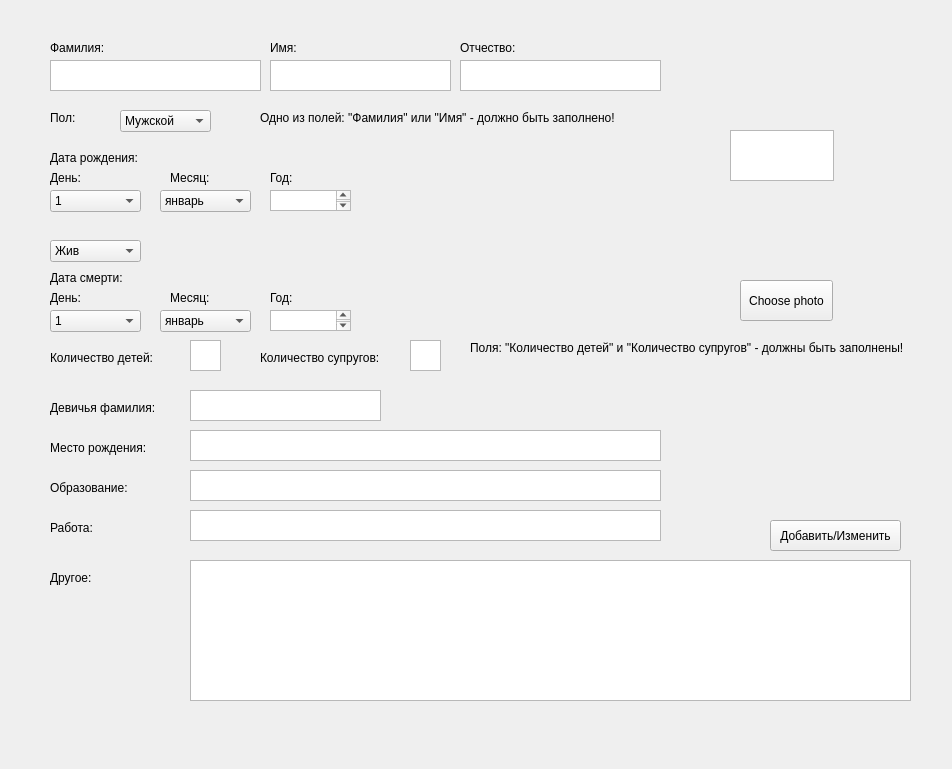
<?xml version="1.0" encoding="UTF-8"?>
<ui version="4.0">
 <class>personwindow</class>
 <widget class="QWidget" name="personwindow">
  <property name="geometry">
   <rect>
    <x>0</x>
    <y>0</y>
    <width>952</width>
    <height>769</height>
   </rect>
  </property>
  <property name="windowTitle">
   <string>Form</string>
  </property>
  <widget class="QLabel" name="label">
   <property name="geometry">
    <rect>
     <x>50</x>
     <y>150</y>
     <width>101</width>
     <height>16</height>
    </rect>
   </property>
   <property name="text">
    <string>Дата рождения:</string>
   </property>
  </widget>
  <widget class="QLabel" name="label_2">
   <property name="geometry">
    <rect>
     <x>50</x>
     <y>270</y>
     <width>81</width>
     <height>16</height>
    </rect>
   </property>
   <property name="text">
    <string>Дата смерти:</string>
   </property>
  </widget>
  <widget class="QLabel" name="label_4">
   <property name="geometry">
    <rect>
     <x>50</x>
     <y>400</y>
     <width>111</width>
     <height>16</height>
    </rect>
   </property>
   <property name="text">
    <string>Девичья фамилия:</string>
   </property>
  </widget>
  <widget class="QLabel" name="label_5">
   <property name="geometry">
    <rect>
     <x>50</x>
     <y>440</y>
     <width>111</width>
     <height>16</height>
    </rect>
   </property>
   <property name="text">
    <string>Место рождения:</string>
   </property>
  </widget>
  <widget class="QLabel" name="label_6">
   <property name="geometry">
    <rect>
     <x>50</x>
     <y>480</y>
     <width>91</width>
     <height>16</height>
    </rect>
   </property>
   <property name="text">
    <string>Образование:</string>
   </property>
  </widget>
  <widget class="QLabel" name="label_7">
   <property name="geometry">
    <rect>
     <x>50</x>
     <y>520</y>
     <width>51</width>
     <height>16</height>
    </rect>
   </property>
   <property name="text">
    <string>Работа:</string>
   </property>
  </widget>
  <widget class="QLabel" name="label_9">
   <property name="geometry">
    <rect>
     <x>50</x>
     <y>110</y>
     <width>31</width>
     <height>16</height>
    </rect>
   </property>
   <property name="text">
    <string>Пол:</string>
   </property>
  </widget>
  <widget class="QComboBox" name="comboBoxSex">
   <property name="geometry">
    <rect>
     <x>120</x>
     <y>110</y>
     <width>91</width>
     <height>22</height>
    </rect>
   </property>
   <item>
    <property name="text">
     <string>Мужской</string>
    </property>
   </item>
   <item>
    <property name="text">
     <string>Женский</string>
    </property>
   </item>
  </widget>
  <widget class="QTextEdit" name="textEditSurname">
   <property name="geometry">
    <rect>
     <x>50</x>
     <y>60</y>
     <width>211</width>
     <height>31</height>
    </rect>
   </property>
  </widget>
  <widget class="QLabel" name="label_11">
   <property name="geometry">
    <rect>
     <x>50</x>
     <y>40</y>
     <width>61</width>
     <height>16</height>
    </rect>
   </property>
   <property name="text">
    <string>Фамилия:</string>
   </property>
  </widget>
  <widget class="QTextEdit" name="textEditName">
   <property name="geometry">
    <rect>
     <x>270</x>
     <y>60</y>
     <width>181</width>
     <height>31</height>
    </rect>
   </property>
  </widget>
  <widget class="QComboBox" name="comboBoxDayB">
   <property name="geometry">
    <rect>
     <x>50</x>
     <y>190</y>
     <width>91</width>
     <height>22</height>
    </rect>
   </property>
   <item>
    <property name="text">
     <string>1</string>
    </property>
   </item>
   <item>
    <property name="text">
     <string>2</string>
    </property>
   </item>
   <item>
    <property name="text">
     <string>3</string>
    </property>
   </item>
   <item>
    <property name="text">
     <string>4</string>
    </property>
   </item>
   <item>
    <property name="text">
     <string>5</string>
    </property>
   </item>
   <item>
    <property name="text">
     <string>6</string>
    </property>
   </item>
   <item>
    <property name="text">
     <string>7</string>
    </property>
   </item>
   <item>
    <property name="text">
     <string>8</string>
    </property>
   </item>
   <item>
    <property name="text">
     <string>9</string>
    </property>
   </item>
   <item>
    <property name="text">
     <string>10</string>
    </property>
   </item>
   <item>
    <property name="text">
     <string>11</string>
    </property>
   </item>
   <item>
    <property name="text">
     <string>12</string>
    </property>
   </item>
   <item>
    <property name="text">
     <string>13</string>
    </property>
   </item>
   <item>
    <property name="text">
     <string>14</string>
    </property>
   </item>
   <item>
    <property name="text">
     <string>15</string>
    </property>
   </item>
   <item>
    <property name="text">
     <string>16</string>
    </property>
   </item>
   <item>
    <property name="text">
     <string>17</string>
    </property>
   </item>
   <item>
    <property name="text">
     <string>18</string>
    </property>
   </item>
   <item>
    <property name="text">
     <string>19</string>
    </property>
   </item>
   <item>
    <property name="text">
     <string>20</string>
    </property>
   </item>
   <item>
    <property name="text">
     <string>21</string>
    </property>
   </item>
   <item>
    <property name="text">
     <string>22</string>
    </property>
   </item>
   <item>
    <property name="text">
     <string>23</string>
    </property>
   </item>
   <item>
    <property name="text">
     <string>24</string>
    </property>
   </item>
   <item>
    <property name="text">
     <string>25</string>
    </property>
   </item>
   <item>
    <property name="text">
     <string>26</string>
    </property>
   </item>
   <item>
    <property name="text">
     <string>27</string>
    </property>
   </item>
   <item>
    <property name="text">
     <string>28</string>
    </property>
   </item>
   <item>
    <property name="text">
     <string>29</string>
    </property>
   </item>
   <item>
    <property name="text">
     <string>30</string>
    </property>
   </item>
   <item>
    <property name="text">
     <string>31</string>
    </property>
   </item>
  </widget>
  <widget class="QLabel" name="label_12">
   <property name="geometry">
    <rect>
     <x>50</x>
     <y>170</y>
     <width>41</width>
     <height>16</height>
    </rect>
   </property>
   <property name="text">
    <string>День:</string>
   </property>
  </widget>
  <widget class="QLabel" name="label_13">
   <property name="geometry">
    <rect>
     <x>170</x>
     <y>170</y>
     <width>51</width>
     <height>16</height>
    </rect>
   </property>
   <property name="text">
    <string>Месяц:</string>
   </property>
  </widget>
  <widget class="QLabel" name="label_14">
   <property name="geometry">
    <rect>
     <x>270</x>
     <y>170</y>
     <width>31</width>
     <height>16</height>
    </rect>
   </property>
   <property name="text">
    <string>Год:</string>
   </property>
  </widget>
  <widget class="QComboBox" name="comboBoxMonthB">
   <property name="geometry">
    <rect>
     <x>160</x>
     <y>190</y>
     <width>91</width>
     <height>22</height>
    </rect>
   </property>
   <item>
    <property name="text">
     <string>январь</string>
    </property>
   </item>
   <item>
    <property name="text">
     <string>февраль</string>
    </property>
   </item>
   <item>
    <property name="text">
     <string>март</string>
    </property>
   </item>
   <item>
    <property name="text">
     <string>апрель</string>
    </property>
   </item>
   <item>
    <property name="text">
     <string>май</string>
    </property>
   </item>
   <item>
    <property name="text">
     <string>июнь</string>
    </property>
   </item>
   <item>
    <property name="text">
     <string>июль</string>
    </property>
   </item>
   <item>
    <property name="text">
     <string>август</string>
    </property>
   </item>
   <item>
    <property name="text">
     <string>сентябрь</string>
    </property>
   </item>
   <item>
    <property name="text">
     <string>октябрь</string>
    </property>
   </item>
   <item>
    <property name="text">
     <string>ноябрь</string>
    </property>
   </item>
   <item>
    <property name="text">
     <string>декабрь</string>
    </property>
   </item>
  </widget>
  <widget class="QTextEdit" name="textEditYearB">
   <property name="geometry">
    <rect>
     <x>270</x>
     <y>190</y>
     <width>81</width>
     <height>21</height>
    </rect>
   </property>
  </widget>
  <widget class="QComboBox" name="comboBoxDayD">
   <property name="geometry">
    <rect>
     <x>50</x>
     <y>310</y>
     <width>91</width>
     <height>22</height>
    </rect>
   </property>
   <item>
    <property name="text">
     <string>1</string>
    </property>
   </item>
   <item>
    <property name="text">
     <string>2</string>
    </property>
   </item>
   <item>
    <property name="text">
     <string>3</string>
    </property>
   </item>
   <item>
    <property name="text">
     <string>4</string>
    </property>
   </item>
   <item>
    <property name="text">
     <string>5</string>
    </property>
   </item>
   <item>
    <property name="text">
     <string>6</string>
    </property>
   </item>
   <item>
    <property name="text">
     <string>7</string>
    </property>
   </item>
   <item>
    <property name="text">
     <string>8</string>
    </property>
   </item>
   <item>
    <property name="text">
     <string>9</string>
    </property>
   </item>
   <item>
    <property name="text">
     <string>10</string>
    </property>
   </item>
   <item>
    <property name="text">
     <string>11</string>
    </property>
   </item>
   <item>
    <property name="text">
     <string>12</string>
    </property>
   </item>
   <item>
    <property name="text">
     <string>13</string>
    </property>
   </item>
   <item>
    <property name="text">
     <string>14</string>
    </property>
   </item>
   <item>
    <property name="text">
     <string>15</string>
    </property>
   </item>
   <item>
    <property name="text">
     <string>16</string>
    </property>
   </item>
   <item>
    <property name="text">
     <string>17</string>
    </property>
   </item>
   <item>
    <property name="text">
     <string>18</string>
    </property>
   </item>
   <item>
    <property name="text">
     <string>19</string>
    </property>
   </item>
   <item>
    <property name="text">
     <string>20</string>
    </property>
   </item>
   <item>
    <property name="text">
     <string>21</string>
    </property>
   </item>
   <item>
    <property name="text">
     <string>22</string>
    </property>
   </item>
   <item>
    <property name="text">
     <string>23</string>
    </property>
   </item>
   <item>
    <property name="text">
     <string>24</string>
    </property>
   </item>
   <item>
    <property name="text">
     <string>25</string>
    </property>
   </item>
   <item>
    <property name="text">
     <string>26</string>
    </property>
   </item>
   <item>
    <property name="text">
     <string>27</string>
    </property>
   </item>
   <item>
    <property name="text">
     <string>28</string>
    </property>
   </item>
   <item>
    <property name="text">
     <string>29</string>
    </property>
   </item>
   <item>
    <property name="text">
     <string>30</string>
    </property>
   </item>
   <item>
    <property name="text">
     <string>31</string>
    </property>
   </item>
  </widget>
  <widget class="QComboBox" name="comboBoxMonthD">
   <property name="geometry">
    <rect>
     <x>160</x>
     <y>310</y>
     <width>91</width>
     <height>22</height>
    </rect>
   </property>
   <item>
    <property name="text">
     <string>январь</string>
    </property>
   </item>
   <item>
    <property name="text">
     <string>февраль</string>
    </property>
   </item>
   <item>
    <property name="text">
     <string>март</string>
    </property>
   </item>
   <item>
    <property name="text">
     <string>апрель</string>
    </property>
   </item>
   <item>
    <property name="text">
     <string>май</string>
    </property>
   </item>
   <item>
    <property name="text">
     <string>июнь</string>
    </property>
   </item>
   <item>
    <property name="text">
     <string>июль</string>
    </property>
   </item>
   <item>
    <property name="text">
     <string>август</string>
    </property>
   </item>
   <item>
    <property name="text">
     <string>сентябрь</string>
    </property>
   </item>
   <item>
    <property name="text">
     <string>октябрь</string>
    </property>
   </item>
   <item>
    <property name="text">
     <string>ноябрь</string>
    </property>
   </item>
   <item>
    <property name="text">
     <string>декабрь</string>
    </property>
   </item>
  </widget>
  <widget class="QLabel" name="label_15">
   <property name="geometry">
    <rect>
     <x>270</x>
     <y>290</y>
     <width>31</width>
     <height>16</height>
    </rect>
   </property>
   <property name="text">
    <string>Год:</string>
   </property>
  </widget>
  <widget class="QLabel" name="label_16">
   <property name="geometry">
    <rect>
     <x>50</x>
     <y>290</y>
     <width>41</width>
     <height>16</height>
    </rect>
   </property>
   <property name="text">
    <string>День:</string>
   </property>
  </widget>
  <widget class="QLabel" name="label_17">
   <property name="geometry">
    <rect>
     <x>170</x>
     <y>290</y>
     <width>51</width>
     <height>16</height>
    </rect>
   </property>
   <property name="text">
    <string>Месяц:</string>
   </property>
  </widget>
  <widget class="QTextEdit" name="textEditYearD">
   <property name="geometry">
    <rect>
     <x>270</x>
     <y>310</y>
     <width>81</width>
     <height>21</height>
    </rect>
   </property>
  </widget>
  <widget class="QTextEdit" name="textEditMaidenSurname">
   <property name="geometry">
    <rect>
     <x>190</x>
     <y>390</y>
     <width>191</width>
     <height>31</height>
    </rect>
   </property>
  </widget>
  <widget class="QTextEdit" name="textEditPlace">
   <property name="geometry">
    <rect>
     <x>190</x>
     <y>430</y>
     <width>471</width>
     <height>31</height>
    </rect>
   </property>
  </widget>
  <widget class="QTextEdit" name="textEditEducation">
   <property name="geometry">
    <rect>
     <x>190</x>
     <y>470</y>
     <width>471</width>
     <height>31</height>
    </rect>
   </property>
  </widget>
  <widget class="QTextEdit" name="textEditWork">
   <property name="geometry">
    <rect>
     <x>190</x>
     <y>510</y>
     <width>471</width>
     <height>31</height>
    </rect>
   </property>
  </widget>
  <widget class="QLabel" name="label_18">
   <property name="geometry">
    <rect>
     <x>460</x>
     <y>40</y>
     <width>61</width>
     <height>16</height>
    </rect>
   </property>
   <property name="text">
    <string>Отчество:</string>
   </property>
  </widget>
  <widget class="QTextEdit" name="textEditPatronymic">
   <property name="geometry">
    <rect>
     <x>460</x>
     <y>60</y>
     <width>201</width>
     <height>31</height>
    </rect>
   </property>
  </widget>
  <widget class="QLabel" name="label_10">
   <property name="geometry">
    <rect>
     <x>270</x>
     <y>40</y>
     <width>55</width>
     <height>16</height>
    </rect>
   </property>
   <property name="text">
    <string>Имя:</string>
   </property>
  </widget>
  <widget class="QComboBox" name="comboBoxLiveOrDie">
   <property name="geometry">
    <rect>
     <x>50</x>
     <y>240</y>
     <width>91</width>
     <height>22</height>
    </rect>
   </property>
   <item>
    <property name="text">
     <string>Жив</string>
    </property>
   </item>
   <item>
    <property name="text">
     <string>Умер</string>
    </property>
   </item>
  </widget>
  <widget class="QTextEdit" name="textEditElse">
   <property name="geometry">
    <rect>
     <x>190</x>
     <y>560</y>
     <width>721</width>
     <height>141</height>
    </rect>
   </property>
  </widget>
  <widget class="QLabel" name="label_8">
   <property name="geometry">
    <rect>
     <x>50</x>
     <y>570</y>
     <width>51</width>
     <height>16</height>
    </rect>
   </property>
   <property name="text">
    <string>Другое:</string>
   </property>
  </widget>
  <widget class="QPushButton" name="pushButton">
   <property name="geometry">
    <rect>
     <x>770</x>
     <y>520</y>
     <width>131</width>
     <height>31</height>
    </rect>
   </property>
   <property name="text">
    <string>Добавить/Изменить</string>
   </property>
  </widget>
  <widget class="QLabel" name="label_3">
   <property name="geometry">
    <rect>
     <x>260</x>
     <y>110</y>
     <width>391</width>
     <height>16</height>
    </rect>
   </property>
   <property name="text">
    <string>Одно из полей: &quot;Фамилия&quot; или &quot;Имя&quot; - должно быть заполнено!</string>
   </property>
  </widget>
  <widget class="QLabel" name="label_19">
   <property name="geometry">
    <rect>
     <x>50</x>
     <y>350</y>
     <width>111</width>
     <height>16</height>
    </rect>
   </property>
   <property name="text">
    <string>Количество детей:</string>
   </property>
  </widget>
  <widget class="QLabel" name="label_20">
   <property name="geometry">
    <rect>
     <x>260</x>
     <y>350</y>
     <width>141</width>
     <height>16</height>
    </rect>
   </property>
   <property name="text">
    <string>Количество супругов:</string>
   </property>
  </widget>
  <widget class="QTextEdit" name="textEditNumOfChild">
   <property name="geometry">
    <rect>
     <x>190</x>
     <y>340</y>
     <width>31</width>
     <height>31</height>
    </rect>
   </property>
  </widget>
  <widget class="QTextEdit" name="textEditNumOfPartners">
   <property name="geometry">
    <rect>
     <x>410</x>
     <y>340</y>
     <width>31</width>
     <height>31</height>
    </rect>
   </property>
  </widget>
  <widget class="QLabel" name="label_21">
   <property name="geometry">
    <rect>
     <x>470</x>
     <y>340</y>
     <width>471</width>
     <height>16</height>
    </rect>
   </property>
   <property name="text">
    <string>Поля: &quot;Количество детей&quot; и &quot;Количество супругов&quot; - должны быть заполнены!</string>
   </property>
  </widget>
  <widget class="QLabel" name="photo">
   <property name="geometry">
    <rect>
     <x>700</x>
     <y>50</y>
     <width>181</width>
     <height>221</height>
    </rect>
   </property>
   <property name="text">
    <string/>
   </property>
  </widget>
  <widget class="QPushButton" name="choosePhoto">
   <property name="geometry">
    <rect>
     <x>740</x>
     <y>280</y>
     <width>93</width>
     <height>41</height>
    </rect>
   </property>
   <property name="text">
    <string>Choose photo</string>
   </property>
  </widget>
  <widget class="QTextEdit" name="textEditPhoto">
   <property name="geometry">
    <rect>
     <x>730</x>
     <y>130</y>
     <width>104</width>
     <height>51</height>
    </rect>
   </property>
  </widget>
  <zorder>textEditPhoto</zorder>
  <zorder>label</zorder>
  <zorder>label_2</zorder>
  <zorder>label_4</zorder>
  <zorder>label_5</zorder>
  <zorder>label_6</zorder>
  <zorder>label_7</zorder>
  <zorder>label_9</zorder>
  <zorder>comboBoxSex</zorder>
  <zorder>textEditSurname</zorder>
  <zorder>label_11</zorder>
  <zorder>textEditName</zorder>
  <zorder>comboBoxDayB</zorder>
  <zorder>label_12</zorder>
  <zorder>label_13</zorder>
  <zorder>label_14</zorder>
  <zorder>comboBoxMonthB</zorder>
  <zorder>textEditYearB</zorder>
  <zorder>comboBoxDayD</zorder>
  <zorder>comboBoxMonthD</zorder>
  <zorder>label_15</zorder>
  <zorder>label_16</zorder>
  <zorder>label_17</zorder>
  <zorder>textEditYearD</zorder>
  <zorder>textEditMaidenSurname</zorder>
  <zorder>textEditPlace</zorder>
  <zorder>textEditEducation</zorder>
  <zorder>textEditWork</zorder>
  <zorder>label_18</zorder>
  <zorder>textEditPatronymic</zorder>
  <zorder>label_10</zorder>
  <zorder>comboBoxLiveOrDie</zorder>
  <zorder>textEditElse</zorder>
  <zorder>label_8</zorder>
  <zorder>pushButton</zorder>
  <zorder>label_3</zorder>
  <zorder>label_19</zorder>
  <zorder>label_20</zorder>
  <zorder>textEditNumOfChild</zorder>
  <zorder>textEditNumOfPartners</zorder>
  <zorder>label_21</zorder>
  <zorder>photo</zorder>
  <zorder>choosePhoto</zorder>
 </widget>
 <resources/>
 <connections/>
</ui>
